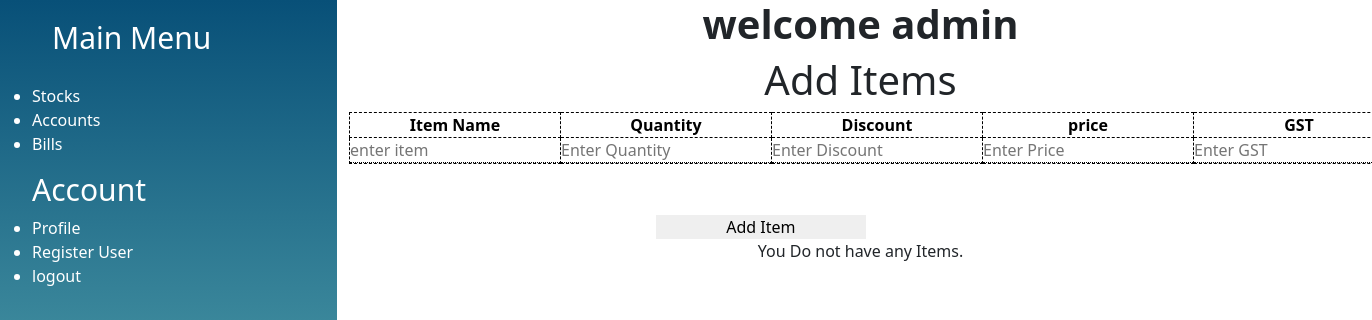
The page /dashboard/ (signed in) on the database as committed earlier.
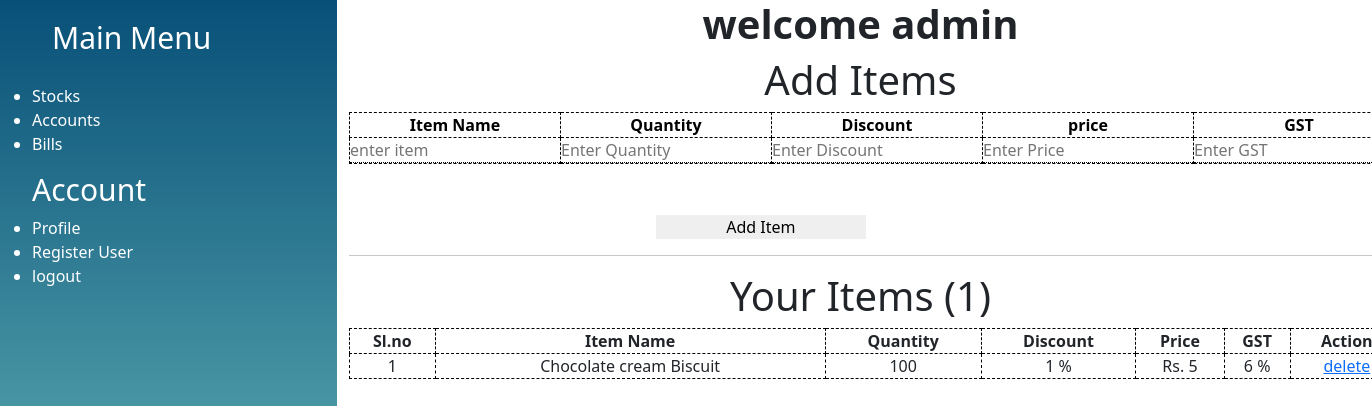
The same page on the database as committed later.
### GetUrBill/models.py (models this page shows, shortened)
class Items(models.Model):
    item_id=models.BigAutoField(primary_key=True)
    user=models.ForeignKey(Accounts,on_delete=CASCADE)
    item_name=models.CharField(max_length=100)
    quantity=models.IntegerField(default=0)
    selling_price=models.IntegerField(default=0)
    GST=models.IntegerField(default=9)
    discount=models.IntegerField(default=0)

### GetUrBill/views.py (the view, shortened to what this page needs)
# urls.py: path('dashboard/',views.dashboard),
@login_required
def dashboard(request):
    items=Items.objects.all().filter(user=request.user)
    context={"i":items}
    return render(request ,"dashboard.html",context)

### templates/dashboard.html (shortened to what this page needs)
{% extends 'sidebar.html' %}
    {% block body %}
    <h1 class="text-center">
    <strong>welcome {{request.user.shop_name}}</strong></h1>
    <h1 class="text-center">Add Items</h1>
    <form action="/dashboard/" method="post" id="form">
    <div class="form-group" id="form-group">
        <table>
            <tr>
              <th>Item Name</th>
              <th>Quantity</th>
              <th>Discount</th>
              <th>price</th>
              <th>GST</th>
            </tr>
            <tr>
                <td><input type="text" name="item_name" id="item_name" placeholder="enter item" required></td>
                <td><input type="number" name="quantity" id="quantity" placeholder="Enter Quantity" required></td>
                <td><input type="number" name="discount" id="discount"placeholder="Enter Discount" required></td>
                <td><input type="number" name="price" id="price"placeholder="Enter Price" required></td>
                <td><input type="number" name="gst" id="gst"placeholder="Enter GST" required></td>
            </tr>
          </table>
</div>
    <input type="submit" value="Add Item" onclick="load()">
</form>
{% if i %}
<hr>
<h1 class="text-center">Your Items ({{i.count}})</h1>
<div class="Item">
<table style="width:100%">
    <tr>
        <th>Sl.no</th>
      <th>Item Name</th>
      <th>Quantity</th>
      <th>Discount</th>
      <th>Price</th>
      <th>GST</th>
      <th>Action</th>
    </tr>
    {% for j in i%}
    <tr>
      <td>{{forloop.counter}}</td>
      <td>{{j.item_name}}</td>
      <td>{{j.quantity}}</td>
      <td>{{j.discount}} %</td>
      <td>Rs. {{j.selling_price}}</td>
      <td>{{j.GST}} %</td>
      <td><a href="/delete/{{j.item_id}}"onclick="load()">delete</a></td>
    </tr>
    {% endfor %}
  </table>
</div>
    {% else %}
    <p class="text-center">You Do not have any Items.</p>
    {% endif %}
{% endblock body %}

### templates/sidebar.html (shortened to what this page needs)
<!DOCTYPE html>
<html lang="en">
<head>
    {% load static %}
    <link href="https://cdn.jsdelivr.net/npm/bootstrap@5.1.0/dist/css/bootstrap.min.css" rel="stylesheet">
    <link rel="stylesheet" href="{% static 'sidebar.css' %}">
    <link rel="stylesheet" href="{% static 'dashboard.css' %}">
</head>
<body>
    <section class="main">
    <div class="content">
<div class="row ">
<div class="col-3 sidebar-div">
<ul class="Main Menu">
    <h1> Main Menu</h1>
     <li><a href="#">Stocks</a></li>
     <li><a href="#">Accounts</a></li>
     <li><a href="#">Bills</a></li>
</ul>
<ul class="Account">
    <h1>Account</h1>
    <li><a href="#">Profile</a></li>
    {% if request.user.is_staff %}
    <li><a href="/register/">Register User</a></li>
    {% endif %}
    <li><button class="logout" onclick="logout()">logout</button></li>
</ul>
</div>
            <div class="col-9 load" id="load">
                {% block body %}
                {% endblock body %}
            </div>
        </div>
    </div>
</section>
</body>
</html>

### GetUrBill/static/sidebar.css (style rules this page uses)
* { margin: 0px; padding: 0px; }
body { width: 100%; }
.sidebar-div { background-image: linear-gradient(#085078, #85d8ce); color: white; height: 100vh; }
.main { height: 100vh; width: 100%; }
.Main h1 { font-size: 30px; padding: 20px; }
.Account h1 { font-size: 30px; }
.sidebar-div a { text-decoration: none; color: white; }
.logout { background: transparent; border: none; color: white; }

### GetUrBill/static/dashboard.css (style rules this page uses)
.form-group { color:black; width: inherit; display: flex; }
table { width: 100%; }
input { border:none; border-bottom: 1px dotted black; width: 210px; }
tr,td,th { border: 1px dotted black; border-style:dashed; align-items: center; text-align: center; }
.Item { width: 1055px; display: flex; }
input[type="submit"] { border: none; margin-left: 30%; margin-top: 5%; }

Rows that differ between the two databases and show on the page:
added Items: item_name "Chocolate cream Biscuit", quantity "100", discount "1", selling_price "5", GST "6"
Other text that changed with them:
{{ i.count }}: (not shown) → "1"
text no longer shown: "You Do not have any Items."
text now shown: "Your Items ( ) Sl.no Item Name Quantity Discount Price GST Action"
